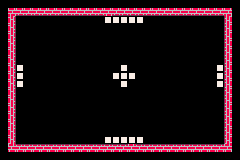

Tiled map render using the project's own tile images. Description and the whole map definition, tile-layer contents included, below:
An orthogonal 30x20 tile map with 8x8 px tiles, 4 tile layers (Background, Wall, Snake and food, Hide), 2 tilesets.

<map version="1.10" tiledversion="1.11.2" orientation="orthogonal" renderorder="right-down" width="30" height="20" tilewidth="8" tileheight="8" infinite="0" nextlayerid="5" nextobjectid="1">
 <tileset firstgid="1" source="../Object/Snake1.tsx" />
 <tileset firstgid="501" source="../../Map5/Object/Snake2.tsx" />
 <layer id="1" name="Background" width="30" height="20">
  <data encoding="csv">
131,131,131,131,131,131,131,131,131,131,131,131,131,131,131,131,131,131,131,131,131,131,131,131,131,131,131,131,131,131,
131,131,131,131,131,131,131,131,131,131,131,131,131,131,131,131,131,131,131,131,131,131,131,131,131,131,131,131,131,131,
131,131,131,131,131,131,131,131,131,131,131,131,131,131,131,131,131,131,131,131,131,131,131,131,131,131,131,131,131,131,
131,131,131,131,131,131,131,131,131,131,131,131,131,131,131,131,131,131,131,131,131,131,131,131,131,131,131,131,131,131,
131,131,131,131,131,131,131,131,131,131,131,131,131,131,131,131,131,131,131,131,131,131,131,131,131,131,131,131,131,131,
131,131,131,131,131,131,131,131,131,131,131,131,131,131,131,131,131,131,131,131,131,131,131,131,131,131,131,131,131,131,
131,131,131,131,131,131,131,131,131,131,131,131,131,131,131,131,131,131,131,131,131,131,131,131,131,131,131,131,131,131,
131,131,131,131,131,131,131,131,131,131,131,131,131,131,131,131,131,131,131,131,131,131,131,131,131,131,131,131,131,131,
131,131,131,131,131,131,131,131,131,131,131,131,131,131,131,131,131,131,131,131,131,131,131,131,131,131,131,131,131,131,
131,131,131,131,131,131,131,131,131,131,131,131,131,131,131,131,131,131,131,131,131,131,131,131,131,131,131,131,131,131,
131,131,131,131,131,131,131,131,131,131,131,131,131,131,131,131,131,131,131,131,131,131,131,131,131,131,131,131,131,131,
131,131,131,131,131,131,131,131,131,131,131,131,131,131,131,131,131,131,131,131,131,131,131,131,131,131,131,131,131,131,
131,131,131,131,131,131,131,131,131,131,131,131,131,131,131,131,131,131,131,131,131,131,131,131,131,131,131,131,131,551,
131,131,131,131,131,131,131,131,131,131,131,131,131,131,131,131,131,131,131,131,131,131,131,131,131,131,131,131,131,131,
131,131,131,131,131,131,131,131,131,131,131,131,131,131,131,131,131,131,131,131,131,131,131,131,131,131,131,131,131,550,
131,131,131,131,131,131,131,131,131,131,131,131,131,131,131,131,131,131,131,131,131,131,131,131,131,131,131,131,131,552,
131,131,131,131,131,131,131,131,131,131,131,131,131,131,131,131,131,131,131,131,131,131,131,131,131,131,131,131,131,131,
131,131,131,131,131,131,131,131,131,131,131,131,131,131,131,131,131,131,131,131,131,131,131,131,131,131,131,131,131,131,
131,131,131,131,131,131,131,131,131,131,131,131,131,131,131,131,131,131,131,131,131,131,131,131,131,131,131,131,131,131,
131,131,131,131,131,131,131,131,131,131,131,131,131,131,131,131,131,131,131,131,131,131,131,131,131,131,131,131,131,131
</data>
 </layer>
 <layer id="2" name="Wall" width="30" height="20">
  <data encoding="csv">
0,0,0,0,0,0,0,0,0,0,0,0,0,0,0,0,0,0,0,0,0,0,0,0,0,0,0,0,0,0,
0,63,64,65,66,67,68,69,70,71,72,73,74,63,64,65,66,67,68,69,70,71,72,73,74,75,76,77,78,0,
0,83,0,0,0,0,0,0,0,0,0,0,0,185,186,187,188,189,0,0,0,0,0,0,0,0,0,0,98,0,
0,103,0,0,0,0,0,0,0,0,0,0,0,0,0,0,0,0,0,0,0,0,0,0,0,0,0,0,118,0,
0,83,0,0,0,0,0,0,0,0,0,0,0,0,0,0,0,0,0,0,0,0,0,0,0,0,0,0,138,0,
0,103,0,0,0,0,0,0,0,0,0,0,0,0,0,0,0,0,0,0,0,0,0,0,0,0,0,0,98,0,
0,123,0,0,0,0,0,0,0,0,0,0,0,0,0,0,0,0,0,0,0,0,0,0,0,0,0,0,118,0,
0,143,0,0,0,0,0,0,0,0,0,0,0,0,0,0,0,0,0,0,0,0,0,0,0,0,0,0,138,0,
0,163,153,0,0,0,0,0,0,0,0,0,0,0,0,153,0,0,0,0,0,0,0,0,0,0,0,153,158,0,
0,183,173,0,0,0,0,0,0,0,0,0,0,0,185,173,187,0,0,0,0,0,0,0,0,0,0,173,178,0,
0,203,193,0,0,0,0,0,0,0,0,0,0,0,0,193,0,0,0,0,0,0,0,0,0,0,0,193,198,0,
0,223,0,0,0,0,0,0,0,0,0,0,0,0,0,0,0,0,0,0,0,0,0,0,0,0,0,0,218,0,
0,243,0,0,0,0,0,0,0,0,0,0,0,0,0,0,0,0,0,0,0,0,0,0,0,0,0,0,238,0,
0,263,0,0,0,0,0,0,0,0,0,0,0,0,0,0,0,0,0,0,0,0,0,0,0,0,0,0,258,0,
0,283,0,0,0,0,0,0,0,0,0,0,0,0,0,0,0,0,0,0,0,0,0,0,0,0,0,0,278,0,
0,303,0,0,0,0,0,0,0,0,0,0,0,0,0,0,0,0,0,0,0,0,0,0,0,0,0,0,298,0,
0,323,0,0,0,0,0,0,0,0,0,0,0,0,0,0,0,0,0,0,0,0,0,0,0,0,0,0,318,0,
0,343,0,0,0,0,0,0,0,0,0,0,0,185,186,187,188,189,0,0,0,0,0,0,0,0,0,0,338,0,
0,363,364,365,366,367,368,369,370,371,372,373,374,375,376,377,378,367,368,369,370,371,372,373,374,375,376,377,378,0,
0,0,0,0,0,0,0,0,0,0,0,0,0,0,0,0,0,0,0,0,0,0,0,0,0,0,0,0,0,0
</data>
 </layer>
 <layer id="3" name="Snake and food" width="30" height="20">
  <data encoding="csv">
0,0,0,0,0,0,0,0,0,0,0,0,0,0,0,0,0,0,0,0,0,0,0,0,0,0,0,0,0,0,
0,0,0,0,0,0,0,0,0,0,0,0,0,0,0,0,0,0,0,0,0,0,0,0,0,0,0,0,0,0,
0,0,0,0,0,0,0,0,0,0,0,0,0,0,0,0,0,0,0,0,0,0,0,0,0,0,0,0,0,0,
0,0,0,0,0,0,0,0,0,0,0,0,0,0,0,0,0,0,0,0,0,0,0,0,0,0,0,0,0,0,
0,0,0,0,0,0,0,0,0,0,0,0,0,0,0,0,0,0,0,0,0,0,0,0,0,0,0,0,0,0,
0,0,0,0,0,0,0,0,0,0,0,0,0,0,0,0,0,0,0,0,0,0,0,0,0,0,0,0,0,0,
0,0,0,0,0,0,0,0,0,0,0,0,0,0,0,0,0,0,0,0,0,0,0,0,0,0,0,0,0,0,
0,0,0,0,0,0,0,0,0,0,0,0,0,0,0,0,0,0,0,0,0,0,0,0,0,0,0,0,0,0,
0,0,0,0,0,0,0,0,0,0,0,0,0,0,0,0,0,0,0,0,0,0,0,0,0,0,0,0,0,0,
0,0,0,0,0,0,0,0,0,0,0,0,0,0,0,0,0,0,0,0,0,0,0,0,0,0,0,0,0,0,
0,0,0,0,0,0,0,0,0,0,0,0,0,0,0,0,0,0,0,0,0,0,0,0,0,0,0,0,0,0,
0,0,0,0,0,0,0,0,0,0,0,0,0,0,0,0,0,0,0,0,0,0,0,0,0,0,0,0,0,0,
0,0,0,0,0,0,0,0,0,0,0,0,0,0,0,0,0,0,0,0,0,0,0,0,0,0,0,0,0,0,
0,0,0,0,0,0,0,0,0,0,0,0,0,0,0,0,0,0,0,0,0,0,0,0,0,0,0,0,0,0,
0,0,0,0,0,0,0,0,0,0,0,0,0,0,0,0,0,0,0,0,0,0,0,0,0,0,0,0,0,0,
0,0,0,0,0,0,0,0,0,0,0,0,0,0,0,0,0,0,0,0,0,0,0,0,0,0,0,0,0,0,
0,0,0,0,0,0,0,0,0,0,0,0,0,0,0,0,0,0,0,0,0,0,0,0,0,0,0,0,0,0,
0,0,0,0,0,0,0,0,0,0,0,0,0,0,0,0,0,0,0,0,0,0,0,0,0,0,0,0,0,0,
0,0,0,0,0,0,0,0,0,0,0,0,0,0,0,0,0,0,0,0,0,0,0,0,0,0,0,0,0,0,
0,0,0,0,0,0,0,0,0,0,0,0,0,0,0,0,0,0,0,0,0,0,0,0,232,233,0,335,147,196
</data>
 </layer>
 <layer id="4" name="Hide" width="30" height="20">
  <data encoding="csv">
0,0,0,0,0,0,0,0,0,0,0,0,0,0,0,0,0,0,0,0,0,0,0,0,0,0,0,0,0,0,
0,0,0,0,0,0,0,0,0,0,0,0,0,0,0,0,0,0,0,0,0,0,0,0,0,0,0,0,0,0,
0,0,0,0,0,0,0,0,0,0,0,0,0,0,0,0,0,0,0,0,0,0,0,0,0,0,0,0,0,0,
0,0,0,0,0,0,0,0,0,0,0,0,0,0,0,0,0,0,0,0,0,0,0,0,0,0,0,0,0,0,
0,0,0,0,0,0,0,0,0,0,0,0,0,0,0,0,0,0,0,0,0,0,0,0,0,0,0,0,0,0,
0,0,0,0,0,0,0,0,0,0,0,0,0,0,0,0,0,0,0,0,0,0,0,0,0,0,0,0,0,0,
0,0,0,0,0,0,0,0,0,0,0,0,0,0,0,0,0,0,0,0,0,0,0,0,0,0,0,0,0,0,
0,0,0,0,0,0,0,0,0,0,0,0,0,0,0,0,0,0,0,0,0,0,0,0,0,0,0,0,0,0,
0,0,0,0,0,0,0,0,0,0,0,0,0,0,0,0,0,0,0,0,0,0,0,0,0,0,0,0,0,0,
0,0,0,0,0,0,0,0,0,0,0,0,0,0,0,0,0,0,0,0,0,0,0,0,0,0,0,0,0,0,
0,0,0,0,0,0,0,0,0,0,0,0,0,0,0,0,0,0,0,0,0,0,0,0,0,0,0,0,0,0,
0,0,0,0,0,0,0,0,0,0,0,0,0,0,0,0,0,0,0,0,0,0,0,0,0,0,0,0,0,0,
0,0,0,0,0,0,0,0,0,0,0,0,0,0,0,0,0,0,0,0,0,0,0,0,0,0,0,0,0,606,
0,0,0,0,0,0,0,0,0,0,0,0,0,0,0,0,0,0,0,0,0,0,0,0,0,0,0,0,0,606,
0,0,0,0,0,0,0,0,0,0,0,0,0,0,0,0,0,0,0,0,0,0,0,0,0,0,0,0,0,606,
0,0,0,0,0,0,0,0,0,0,0,0,0,0,0,0,0,0,0,0,0,0,0,0,0,0,0,0,0,606,
0,0,0,0,0,0,0,0,0,0,0,0,0,0,0,0,0,0,0,0,0,0,0,0,0,0,0,0,0,0,
0,0,0,0,0,0,0,0,0,0,0,0,0,0,0,0,0,0,0,0,0,0,0,0,0,0,0,0,0,0,
0,0,0,0,0,0,0,0,0,0,0,0,0,0,0,0,0,0,0,0,0,0,0,0,0,0,0,0,0,0,
0,0,0,0,0,0,0,0,0,0,0,0,0,0,0,0,0,0,0,0,0,0,0,0,169,169,0,169,169,169
</data>
 </layer>
</map>
